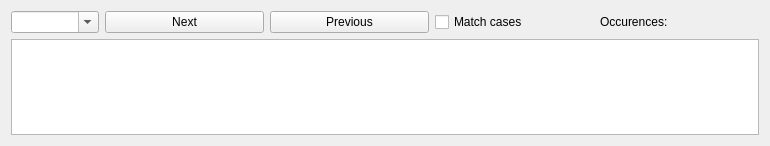
<?xml version="1.0" encoding="UTF-8"?>
<ui version="4.0">
 <class>FindDialog</class>
 <widget class="QWidget" name="FindDialog">
  <property name="geometry">
   <rect>
    <x>0</x>
    <y>0</y>
    <width>770</width>
    <height>146</height>
   </rect>
  </property>
  <property name="windowTitle">
   <string>Form</string>
  </property>
  <layout class="QGridLayout" name="gridLayout">
   <item row="0" column="0">
    <layout class="QHBoxLayout" name="horizontalLayout">
     <item>
      <widget class="QComboBox" name="textSearchField">
       <property name="sizePolicy">
        <sizepolicy hsizetype="Maximum" vsizetype="Fixed">
         <horstretch>0</horstretch>
         <verstretch>0</verstretch>
        </sizepolicy>
       </property>
       <property name="editable">
        <bool>true</bool>
       </property>
       <property name="placeholderText">
        <string>Text to find</string>
       </property>
      </widget>
     </item>
     <item>
      <widget class="QPushButton" name="nextButton">
       <property name="text">
        <string>Next</string>
       </property>
      </widget>
     </item>
     <item>
      <widget class="QPushButton" name="pushButton">
       <property name="text">
        <string>Previous</string>
       </property>
      </widget>
     </item>
     <item>
      <widget class="QCheckBox" name="matchCasesCheckBox">
       <property name="text">
        <string>Match cases</string>
       </property>
      </widget>
     </item>
     <item>
      <widget class="QLabel" name="occurencesLabel">
       <property name="toolTip">
        <string>occurences count of provided text. First value is case sensitive, second one case insensitive</string>
       </property>
       <property name="text">
        <string>Occurences:</string>
       </property>
      </widget>
     </item>
    </layout>
   </item>
   <item row="1" column="0">
    <widget class="QTableWidget" name="foundTexts"/>
   </item>
  </layout>
 </widget>
 <resources/>
 <connections>
  <connection>
   <sender>textSearchField</sender>
   <signal>currentTextChanged(QString)</signal>
   <receiver>FindDialog</receiver>
   <slot>currentTextChanged(QString)</slot>
   <hints>
    <hint type="sourcelabel">
     <x>71</x>
     <y>46</y>
    </hint>
    <hint type="destinationlabel">
     <x>101</x>
     <y>2</y>
    </hint>
   </hints>
  </connection>
 </connections>
 <slots>
  <slot>currentTextChanged(QString)</slot>
 </slots>
</ui>
